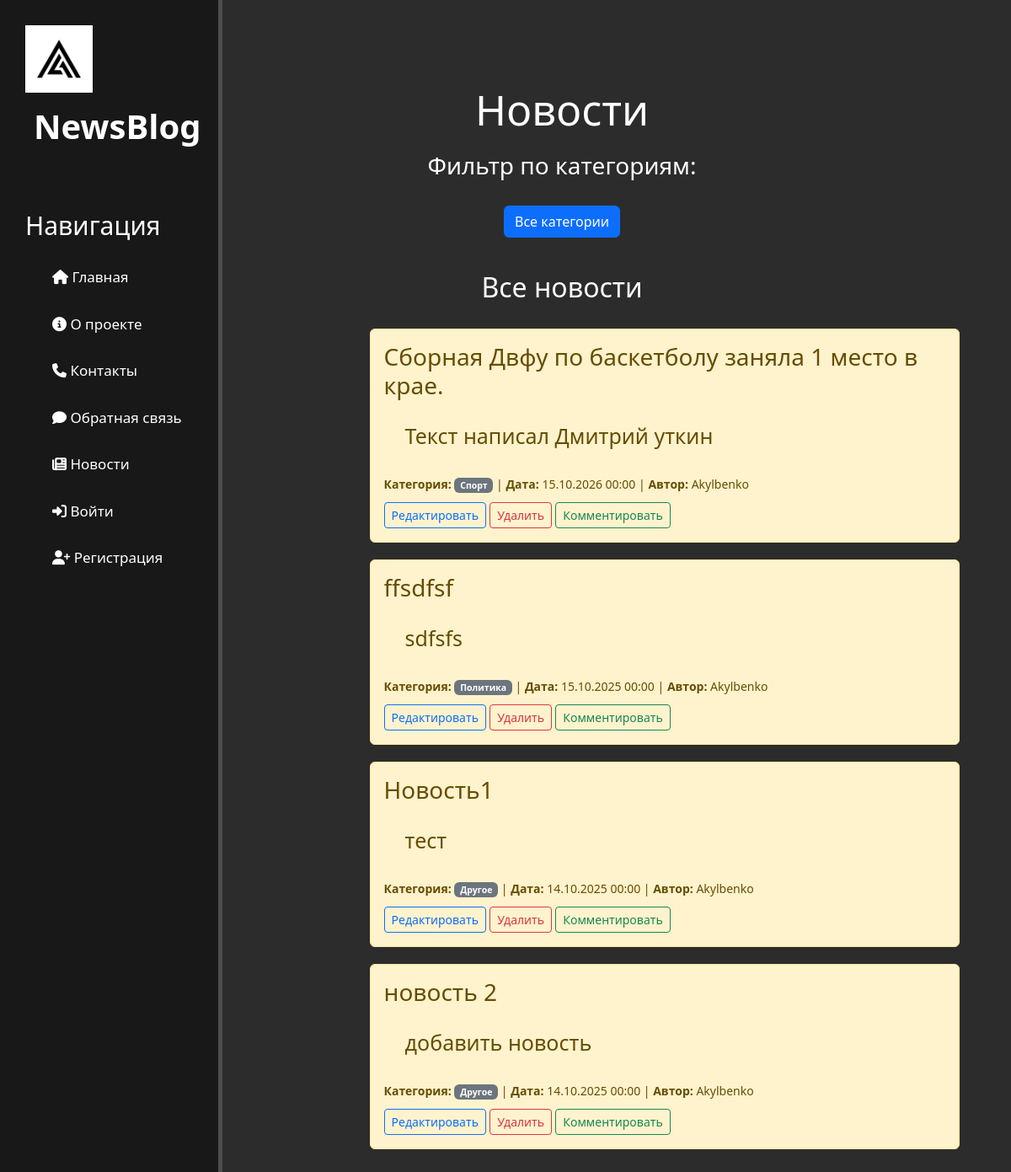
/articles/, run on an earlier commit of the app's database.
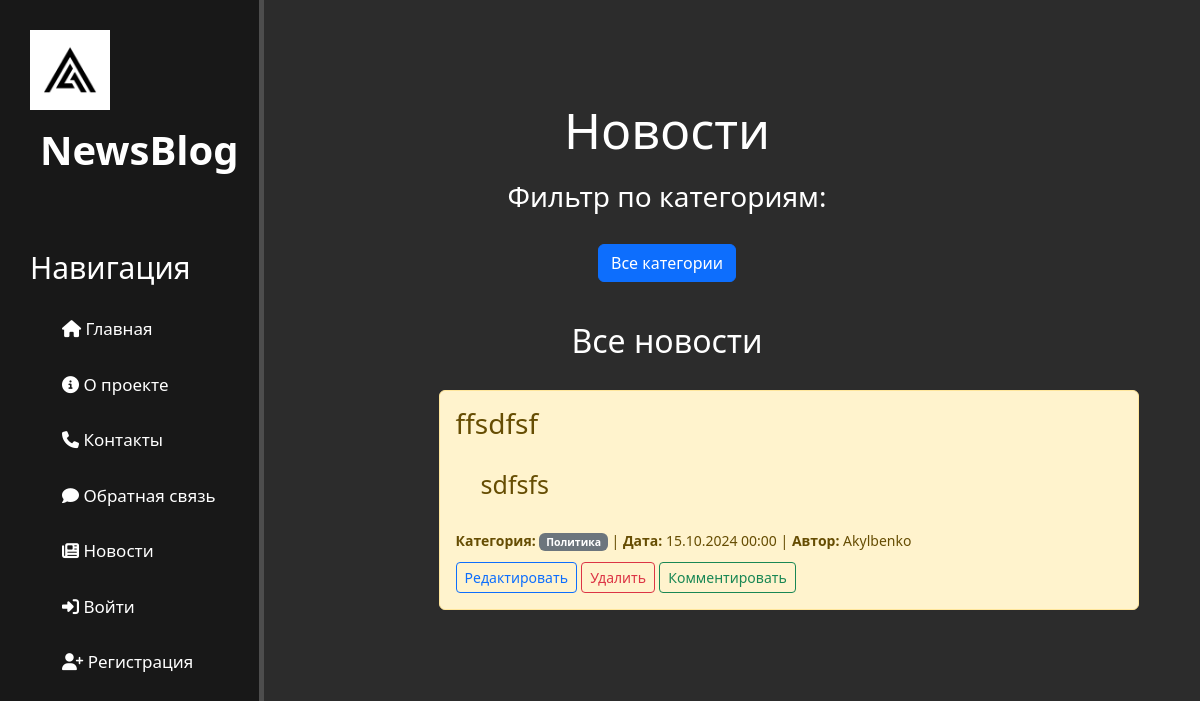
And on a later commit of the database.
### main/models.py (models this page shows, shortened)
class Article(models.Model):
    category_choices = [
        ('sports', 'Спорт'),
        ('politics', 'Политика'),
        ('business', 'Бизнес'),
        ('science', 'Наука'),
        ('other', 'Другое'),
    ]
    title = models.CharField('Заголовок', max_length=50)
    text = models.TextField('Текст статьи')
    created_date = models.DateTimeField('Дата создания', default=timezone.now)
    category = models.CharField('Категория', choices=category_choices, default='other', max_length=50)
    user_id = models.ForeignKey(User, on_delete=models.CASCADE)
    class Meta:
        verbose_name = 'Новость'
        verbose_name_plural = 'Новости'

class User(models.Model):
    name = models.CharField('Имя', max_length=50)
    email = models.EmailField('Почта', max_length=50)
    hashed_password = models.CharField('Пароль', max_length=50)
    created_date = models.DateTimeField('Дата создания', default=timezone.now)
    class Meta:
        verbose_name = 'Пользователь'
        verbose_name_plural = 'Пользователи'

### main/views.py (the view)
# urls.py: path('articles/', views.articles, name='articles'),
def articles(request, category=None):
    all_categories = dict(Article.category_choices)
    if category:
        if category not in all_categories:
            raise Http404("Категория не найдена")
        articles_list = Article.objects.filter(category=category).order_by('-created_date')
        current_category = all_categories[category]
    else:
        articles_list = Article.objects.all().order_by('-created_date')
        current_category = "Все новости"
    data = {
        'articles': articles_list,
        'categories': Article.category_choices,
        'current_category': current_category,
        'selected_category': category,
    }
    return render(request, 'main/articles.html', data)

### main/templates/main/articles.html (shortened to what this page needs)
{% extends 'main/base.html' %}
{% block content %}
<div class="features">
    <h1 style="margin-bottom: 20px; margin-left: 14%;">Новости</h1>
    <div class="category-filter" style="margin-bottom: 30px;">
        <h3 style="margin-left: 14%; margin-bottom: 30px;">Фильтр по категориям:</h3>
        <div class="btn-group" role="group" style="margin-left: 14%;">
            <a href="{% url 'articles' %}" class="btn btn-{% if not selected_category %}primary{% else %}outline-primary{% endif %}">
                Все категории
            </a>
        </div>
    </div>
    <h2 style="margin-bottom: 30px; margin-left: 14%;">{{ current_category }}</h2>
    {% if articles %}
        {% for article in articles %}
            <div class="alert alert-warning">
                <h3>{{ article.title }}</h3>
                <p>{{ article.text|truncatewords:30 }}</p>
                <div class="article-meta" style="margin-top: 15px;">
                    <small>
                        <strong>Категория:</strong>
                        <span class="badge bg-secondary">{{ article.get_category_display }}</span> |
                        <strong>Дата:</strong> {{ article.created_date|date:"d.m.Y H:i" }} |
                        <strong>Автор:</strong> {{ article.user_id.name }}
                    </small>
                </div>
                <div style="margin-top: 10px;">
                    <a href="{% url 'edit_article' article.id %}" class="btn btn-sm btn-outline-primary">Редактировать</a>
                    <a href="{% url 'delete_article' article.id %}" class="btn btn-sm btn-outline-danger">Удалить</a>
                    <a href="{% url 'article_comment' article.id %}" class="btn btn-sm btn-outline-success">Комментировать</a>
                </div>
            </div>
        {% endfor %}
    {% endif %}
</div>
{% endblock %}

### main/templates/main/base.html (shortened to what this page needs)
{% load static %}
<!DOCTYPE html>
<html lang="en">
<head>
    <link rel="stylesheet" href="https://cdn.jsdelivr.net/npm/bootstrap@5.3.3/dist/css/bootstrap.min.css">
    <link rel="stylesheet" href="{% static 'main/css/main.css' %}">
    <link rel="stylesheet" href="https://cdnjs.cloudflare.com/ajax/libs/font-awesome/6.6.0/css/all.min.css">
</head>
<body>
    <aside>
        <img src="{% static 'main/img/logo.png' %}" alt="Логотип">
        <span class="logo">NewsBlog</span>
        <h3>Навигация</h3>
        <ul>
            <li><a href="{% url 'home' %}"><i class="fas fa-house"></i> Главная</a></li>
            <li><a href="{% url 'about' %}"><i class="fas fa-info-circle"></i> О проекте</a></li>
            <li><a href="{% url 'contact' %}"><i class="fas fa-phone"></i> Контакты</a></li>
            <li><a href="{% url 'feedback' %}"><i class="fa-solid fa-comment"></i> Обратная связь</a></li>
            <li><a href="{% url 'articles' %}"><i class="fa-solid fa-newspaper"></i> Новости</a></li>
            {% if request.session.user_id %}
                <li><a href="{% url 'create_article' %}"><i class="fa-solid fa-plus"></i> Добавить новость</a></li>
                <li><a href="{% url 'logout_view' %}"><i class="fas fa-sign-out-alt"></i> Выйти</a></li>
            {% else %}
                <li><a href="{% url 'login_view' %}"><i class="fas fa-sign-in-alt"></i> Войти</a></li>
                <li><a href="{% url 'register_view' %}"><i class="fas fa-user-plus"></i> Регистрация</a></li>
            {% endif %}
        </ul>
    </aside>
    <main>
        {% block content %}
        {% endblock %}
    </main>
</body>
</html>

### main/static/main/css/main.css (style rules this page uses)
aside a { text-decoration: none; }
body { background: #2c2c2c; margin: 0; padding: 0; display: flex; min-height: 100vh; }
aside { float: none; background: #181818; width: 22%; padding: 2.5%; border-right: 5px solid #4d4d4d; color: #fff; }
main { flex: 1; padding: 20px; }
aside img { width: 80px; float: left; }
aside .logo { font-size: 40px; margin-left: 10px; font-weight: bold; position: relative; top: 10px; }
aside h3 { margin-top: 80px; font-size: 30px; }
aside ul { list-style: none }
aside ul li a { color: #fff; display: block; margin-top: 30px; transition: transition ease; font-size: 17px; }
main .features { float: left; color: white; margin-top: 80px; text-align: center; width: 75%; }
main .features h1 { font-size: 50px; }
main .features p { font-size: 25px; margin: 25px; }
.alert-warning { float: center; width: 700px; margin: 20px; margin-left: 23%; text-align: left; }
h1 { margin-left: 11%; }
h2 { margin-top: 40px; margin-left: 11%; }

What changed in the data, as far as the page shows it:
removed Article: title "Сборная Двфу по баскетболу заняла 1 место в крае.", text "Текст написал Дмитрий уткин", category "Спорт", created_date "15.10.2026 00:00", user_id.name "Akylbenko"
removed Article: title "Новость1", text "тест", category "Другое", created_date "14.10.2025 00:00", user_id.name "Akylbenko"
removed Article: title "новость 2", text "добавить новость", category "Другое", created_date "14.10.2025 00:00", user_id.name "Akylbenko"
changed Article "ffsdfsf": created_date "15.10.2025 00:00" → "15.10.2024 00:00"
